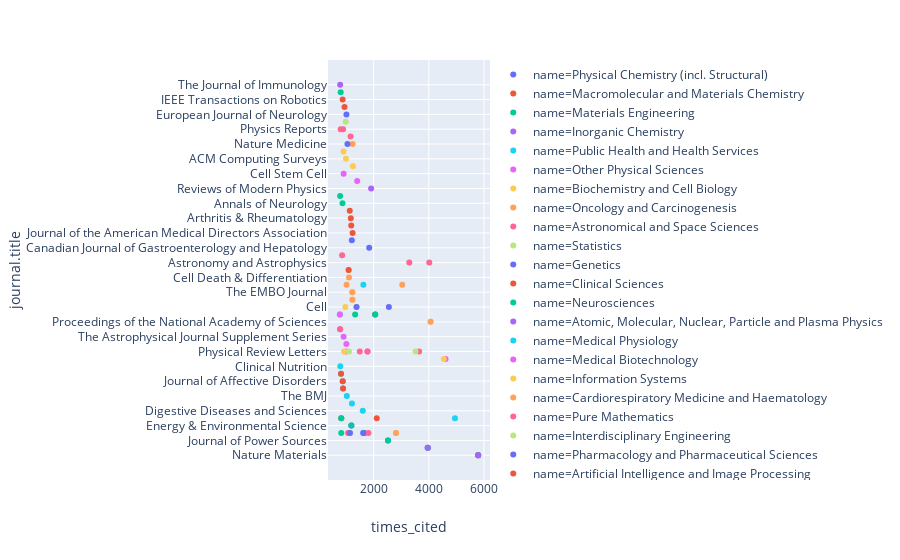

Notebook cell for this chart:
### Markdown cell above
Focusing on the top 100 publications to keep the chart readable...

### Code cell
px.scatter(df.head(100), x="times_cited", y="journal.title", color="name")

### Figure 1 — Plotly figure (JSON) as saved in the notebook; plotly's stock layout.template omitted (floating-point values rounded to 4 significant figures)
{"data": [{"hoverlabel": {"namelength": 0}, "hovertemplate": "name=Physical Chemistry (incl. Structural)<br>times_cited=%{x}<br>journal.title=%{y}", "legendgroup": "name=Physical Chemistry (incl. Structural)", "marker": {"color": "#636efa", "symbol": "circle"}, "mode": "markers", "name": "name=Physical Chemistry (incl. Structural)", "showlegend": true, "type": "scatter", "uid": "d5d73711-6596-4514-93dd-05cb5134de2d", "x": [5790, 3961, 2520, 1648, 1190], "xaxis": "x", "y": ["Nature Materials", "Angewandte Chemie International Edition", "Journal of Power Sources", "Nature", "Energy & Environmental Science"], "yaxis": "y"}, {"hoverlabel": {"namelength": 0}, "hovertemplate": "name=Macromolecular and Materials Chemistry<br>times_cited=%{x}<br>journal.title=%{y}", "legendgroup": "name=Macromolecular and Materials Chemistry", "marker": {"color": "#EF553B", "symbol": "circle"}, "mode": "markers", "name": "name=Macromolecular and Materials Chemistry", "showlegend": true, "type": "scatter", "uid": "810930ec-e88a-4d42-bef6-a3d5d9e2a28a", "x": [5790, 1648], "xaxis": "x", "y": ["Nature Materials", "Nature"], "yaxis": "y"}, {"hoverlabel": {"namelength": 0}, "hovertemplate": "name=Materials Engineering<br>times_cited=%{x}<br>journal.title=%{y}", "legendgroup": "name=Materials Engineering", "marker": {"color": "#00cc96", "symbol": "circle"}, "mode": "markers", "name": "name=Materials Engineering", "showlegend": true, "type": "scatter", "uid": "fa9b5381-bba9-4553-868a-76a7b57d7dfc", "x": [5790, 3961, 2520, 1648, 1190], "xaxis": "x", "y": ["Nature Materials", "Angewandte Chemie International Edition", "Journal of Power Sources", "Nature", "Energy & Environmental Science"], "yaxis": "y"}, {"hoverlabel": {"namelength": 0}, "hovertemplate": "name=Inorganic Chemistry<br>times_cited=%{x}<br>journal.title=%{y}", "legendgroup": "name=Inorganic Chemistry", "marker": {"color": "#ab63fa", "symbol": "circle"}, "mode": "markers", "name": "name=Inorganic Chemistry", "showlegend": true, "type": "scatter", "uid": "a7073c89-728c-4f87-869c-e908bcdb2a1f", "x": [5790, 3961], "xaxis": "x", "y": ["Nature Materials", "Angewandte Chemie International Edition"], "yaxis": "y"}, {"hoverlabel": {"namelength": 0}, "hovertemplate": "name=Public Health and Health Services<br>times_cited=%{x}<br>journal.title=%{y}", "legendgroup": "name=Public Health and Health Services", "marker": {"color": "#19d3f3", "symbol": "circle"}, "mode": "markers", "name": "name=Public Health and Health Services", "showlegend": true, "type": "scatter", "uid": "840db889-d707-4fa0-a699-c3b56a4f0302", "x": [4950, 1605, 1212, 1026, 890, 878, 815, 789], "xaxis": "x", "y": ["The Lancet", "Digestive Diseases and Sciences", "Intensive Care Medicine", "The BMJ", "JAMA", "Journal of Affective Disorders", "The journal of nutrition, health & aging", "Clinical Nutrition"], "yaxis": "y"}, {"hoverlabel": {"namelength": 0}, "hovertemplate": "name=Other Physical Sciences<br>times_cited=%{x}<br>journal.title=%{y}", "legendgroup": "name=Other Physical Sciences", "marker": {"color": "#e763fa", "symbol": "circle"}, "mode": "markers", "name": "name=Other Physical Sciences", "showlegend": true, "type": "scatter", "uid": "6beae40a-bdc6-4174-8252-2cc7e6bc0514", "x": [4608, 1776, 1010, 909, 782], "xaxis": "x", "y": ["Physics Letters B", "Physical Review Letters", "Nuclear Instruments and Methods in Physics Research Section A Accelerators Spectrometers Detectors and Associated Equipment", "The Astrophysical Journal Supplement Series", "Classical and Quantum Gravity"], "yaxis": "y"}, {"hoverlabel": {"namelength": 0}, "hovertemplate": "name=Biochemistry and Cell Biology<br>times_cited=%{x}<br>journal.title=%{y}", "legendgroup": "name=Biochemistry and Cell Biology", "marker": {"color": "#FECB52", "symbol": "circle"}, "mode": "markers", "name": "name=Biochemistry and Cell Biology", "showlegend": true, "type": "scatter", "uid": "04b748ba-af1a-4587-8369-df1d08209112", "x": [4543, 4064, 2808, 2055, 1373, 1230, 1226, 1140, 973], "xaxis": "x", "y": ["Physics Letters B", "Proceedings of the National Academy of Sciences", "Nature", "Science", "Cell", "Biochimica et Biophysica Acta (BBA) - Lipids and Lipid Metabolism", "The EMBO Journal", "Nature", "Cell"], "yaxis": "y"}, {"hoverlabel": {"namelength": 0}, "hovertemplate": "name=Oncology and Carcinogenesis<br>times_cited=%{x}<br>journal.title=%{y}", "legendgroup": "name=Oncology and Carcinogenesis", "marker": {"color": "#FFA15A", "symbol": "circle"}, "mode": "markers", "name": "name=Oncology and Carcinogenesis", "showlegend": true, "type": "scatter", "uid": "8a911842-a457-4604-8593-7c8261a7165e", "x": [4064, 3036, 2808, 1230, 1226, 1106, 1092, 1017], "xaxis": "x", "y": ["Proceedings of the National Academy of Sciences", "The Lancet Oncology", "Nature", "Biochimica et Biophysica Acta (BBA) - Lipids and Lipid Metabolism", "The EMBO Journal", "Cell Death & Differentiation", "New England Journal of Medicine", "The Lancet Oncology"], "yaxis": "y"}, {"hoverlabel": {"namelength": 0}, "hovertemplate": "name=Astronomical and Space Sciences<br>times_cited=%{x}<br>journal.title=%{y}", "legendgroup": "name=Astronomical and Space Sciences", "marker": {"color": "#FF6692", "symbol": "circle"}, "mode": "markers", "name": "name=Astronomical and Space Sciences", "showlegend": true, "type": "scatter", "uid": "43fe63af-1d39-4887-bec7-98fea445ea8e", "x": [4017, 3650, 3292, 1808, 1776, 1496, 1070, 1000, 855, 782], "xaxis": "x", "y": ["Astronomy and Astrophysics", "Physical Review Letters", "Astronomy and Astrophysics", "Nature", "Physical Review Letters", "Physical Review Letters", "Nature", "Physical Review Letters", "Monthly Notices of the Royal Astronomical Society", "Classical and Quantum Gravity"], "yaxis": "y"}, {"hoverlabel": {"namelength": 0}, "hovertemplate": "name=Statistics<br>times_cited=%{x}<br>journal.title=%{y}", "legendgroup": "name=Statistics", "marker": {"color": "#B6E880", "symbol": "circle"}, "mode": "markers", "name": "name=Statistics", "showlegend": true, "type": "scatter", "uid": "b5d2fdc0-f2b8-4829-8f94-6aa4d9c9ac2e", "x": [3517], "xaxis": "x", "y": ["Physical Review Letters"], "yaxis": "y"}, {"hoverlabel": {"namelength": 0}, "hovertemplate": "name=Genetics<br>times_cited=%{x}<br>journal.title=%{y}", "legendgroup": "name=Genetics", "marker": {"color": "#636efa", "symbol": "circle"}, "mode": "markers", "name": "name=Genetics", "showlegend": true, "type": "scatter", "uid": "545ba10b-0fcf-46f3-b0ea-dacc072e6b6b", "x": [2552, 2055, 1838, 1617, 1379, 1208, 1140], "xaxis": "x", "y": ["Cell", "Science", "Canadian Journal of Gastroenterology and Hepatology", "Nature", "Cell", "Nature Reviews Genetics", "Nature"], "yaxis": "y"}, {"hoverlabel": {"namelength": 0}, "hovertemplate": "name=Clinical Sciences<br>times_cited=%{x}<br>journal.title=%{y}", "legendgroup": "name=Clinical Sciences", "marker": {"color": "#EF553B", "symbol": "circle"}, "mode": "markers", "name": "name=Clinical Sciences", "showlegend": true, "type": "scatter", "uid": "fbe90b21-aed4-4438-9cfa-83af9ed650c9", "x": [2112, 1235, 1186, 1170, 1132, 1092, 890, 878, 825, 815], "xaxis": "x", "y": ["The Lancet", "Journal of the American Medical Directors Association", "Blood", "Arthritis & Rheumatology", "Annals of the Rheumatic Diseases", "New England Journal of Medicine", "JAMA", "Journal of Affective Disorders", "The Lancet", "The journal of nutrition, health & aging"], "yaxis": "y"}, {"hoverlabel": {"namelength": 0}, "hovertemplate": "name=Neurosciences<br>times_cited=%{x}<br>journal.title=%{y}", "legendgroup": "name=Neurosciences", "marker": {"color": "#00cc96", "symbol": "circle"}, "mode": "markers", "name": "name=Neurosciences", "showlegend": true, "type": "scatter", "uid": "7c5e4c5d-0dd7-45c8-bb68-70a8585c500d", "x": [2055, 1327, 868, 825, 824, 784], "xaxis": "x", "y": ["Science", "Science", "Annals of Neurology", "The Lancet", "Nature", "Nature Genetics"], "yaxis": "y"}, {"hoverlabel": {"namelength": 0}, "hovertemplate": "name=Atomic, Molecular, Nuclear, Particle and Plasma Physics<br>times_cited=%{x}<br>journal.title=%{y}", "legendgroup": "name=Atomic, Molecular, Nuclear, Particle and Plasma Physics", "marker": {"color": "#ab63fa", "symbol": "circle"}, "mode": "markers", "name": "name=Atomic, Molecular, Nuclear, Particle and Plasma Physics", "showlegend": true, "type": "scatter", "uid": "88ce31fe-8c82-4e34-a496-63408e783a98", "x": [1908], "xaxis": "x", "y": ["Reviews of Modern Physics"], "yaxis": "y"}, {"hoverlabel": {"namelength": 0}, "hovertemplate": "name=Medical Physiology<br>times_cited=%{x}<br>journal.title=%{y}", "legendgroup": "name=Medical Physiology", "marker": {"color": "#19d3f3", "symbol": "circle"}, "mode": "markers", "name": "name=Medical Physiology", "showlegend": true, "type": "scatter", "uid": "4d80f440-253c-417e-ad7e-85705fb5de29", "x": [1626], "xaxis": "x", "y": ["The Lancet Oncology"], "yaxis": "y"}, {"hoverlabel": {"namelength": 0}, "hovertemplate": "name=Medical Biotechnology<br>times_cited=%{x}<br>journal.title=%{y}", "legendgroup": "name=Medical Biotechnology", "marker": {"color": "#e763fa", "symbol": "circle"}, "mode": "markers", "name": "name=Medical Biotechnology", "showlegend": true, "type": "scatter", "uid": "8d07d0f3-2380-499b-8ed2-bf452e4e365b", "x": [1402, 911], "xaxis": "x", "y": ["Stem Cells", "Cell Stem Cell"], "yaxis": "y"}, {"hoverlabel": {"namelength": 0}, "hovertemplate": "name=Information Systems<br>times_cited=%{x}<br>journal.title=%{y}", "legendgroup": "name=Information Systems", "marker": {"color": "#FECB52", "symbol": "circle"}, "mode": "markers", "name": "name=Information Systems", "showlegend": true, "type": "scatter", "uid": "e7d69987-405a-4a97-9892-58f778311831", "x": [1248, 995, 927, 906], "xaxis": "x", "y": ["nan", "ACM Computing Surveys", "Physical Review Letters", "Clinical Biomechanics"], "yaxis": "y"}, {"hoverlabel": {"namelength": 0}, "hovertemplate": "name=Cardiorespiratory Medicine and Haematology<br>times_cited=%{x}<br>journal.title=%{y}", "legendgroup": "name=Cardiorespiratory Medicine and Haematology", "marker": {"color": "#FFA15A", "symbol": "circle"}, "mode": "markers", "name": "name=Cardiorespiratory Medicine and Haematology", "showlegend": true, "type": "scatter", "uid": "d3bd1d3d-eda2-4ce8-9bd0-7d4b0df3a67f", "x": [1235], "xaxis": "x", "y": ["Nature Medicine"], "yaxis": "y"}, {"hoverlabel": {"namelength": 0}, "hovertemplate": "name=Pure Mathematics<br>times_cited=%{x}<br>journal.title=%{y}", "legendgroup": "name=Pure Mathematics", "marker": {"color": "#FF6692", "symbol": "circle"}, "mode": "markers", "name": "name=Pure Mathematics", "showlegend": true, "type": "scatter", "uid": "b9d188b5-1452-4587-80a8-cb9875e18a64", "x": [1162, 892, 803], "xaxis": "x", "y": ["IEEE Transactions on Automatic Control", "Physics Reports", "Physics Reports"], "yaxis": "y"}, {"hoverlabel": {"namelength": 0}, "hovertemplate": "name=Interdisciplinary Engineering<br>times_cited=%{x}<br>journal.title=%{y}", "legendgroup": "name=Interdisciplinary Engineering", "marker": {"color": "#B6E880", "symbol": "circle"}, "mode": "markers", "name": "name=Interdisciplinary Engineering", "showlegend": true, "type": "scatter", "uid": "4de7c404-f8d2-4073-b47c-34d6d016dfca", "x": [1107, 985], "xaxis": "x", "y": ["Physical Review Letters", "Journal of Computational Physics"], "yaxis": "y"}, {"hoverlabel": {"namelength": 0}, "hovertemplate": "name=Pharmacology and Pharmaceutical Sciences<br>times_cited=%{x}<br>journal.title=%{y}", "legendgroup": "name=Pharmacology and Pharmaceutical Sciences", "marker": {"color": "#636efa", "symbol": "circle"}, "mode": "markers", "name": "name=Pharmacology and Pharmaceutical Sciences", "showlegend": true, "type": "scatter", "uid": "ed54c856-ca82-495f-a0ad-951e0309cfa3", "x": [1048, 1011], "xaxis": "x", "y": ["Nature Medicine", "European Journal of Neurology"], "yaxis": "y"}, {"hoverlabel": {"namelength": 0}, "hovertemplate": "name=Artificial Intelligence and Image Processing<br>times_cited=%{x}<br>journal.title=%{y}", "legendgroup": "name=Artificial Intelligence and Image Processing", "marker": {"color": "#EF553B", "symbol": "circle"}, "mode": "markers", "name": "name=Artificial Intelligence and Image Processing", "showlegend": true, "type": "scatter", "uid": "d000b89e-b0d7-4ef4-ae09-7d4be7a77bbd", "x": [941, 873], "xaxis": "x", "y": ["PLoS Biology", "IEEE Transactions on Robotics"], "yaxis": "y"}, {"hoverlabel": {"namelength": 0}, "hovertemplate": "name=Psychology<br>times_cited=%{x}<br>journal.title=%{y}", "legendgroup": "name=Psychology", "marker": {"color": "#00cc96", "symbol": "circle"}, "mode": "markers", "name": "name=Psychology", "showlegend": true, "type": "scatter", "uid": "08dc33c5-84cd-4cff-b215-093239ccff8d", "x": [803], "xaxis": "x", "y": ["Journal of Personality and Social Psychology"], "yaxis": "y"}, {"hoverlabel": {"namelength": 0}, "hovertemplate": "name=Immunology<br>times_cited=%{x}<br>journal.title=%{y}", "legendgroup": "name=Immunology", "marker": {"color": "#ab63fa", "symbol": "circle"}, "mode": "markers", "name": "name=Immunology", "showlegend": true, "type": "scatter", "uid": "152b8504-9120-4dae-8b4e-99a02c65decc", "x": [785], "xaxis": "x", "y": ["The Journal of Immunology"], "yaxis": "y"}, {"hoverlabel": {"namelength": 0}, "hovertemplate": "name=Environmental Science and Management<br>times_cited=%{x}<br>journal.title=%{y}", "legendgroup": "name=Environmental Science and Management", "marker": {"color": "#19d3f3", "symbol": "circle"}, "mode": "markers", "name": "name=Environmental Science and Management", "showlegend": true, "type": "scatter", "uid": "b3465348-3a7e-48d6-bd88-7543e186f3d5", "x": [773], "xaxis": "x", "y": ["Science"], "yaxis": "y"}, {"hoverlabel": {"namelength": 0}, "hovertemplate": "name=Ecology<br>times_cited=%{x}<br>journal.title=%{y}", "legendgroup": "name=Ecology", "marker": {"color": "#e763fa", "symbol": "circle"}, "mode": "markers", "name": "name=Ecology", "showlegend": true, "type": "scatter", "uid": "149993c2-b2f8-4f4f-9422-face3c4c946f", "x": [773], "xaxis": "x", "y": ["Science"], "yaxis": "y"}], "layout": {"autosize": true, "grid": {"xaxes": ["x"], "xgap": 0.1, "xside": "bottom", "yaxes": ["y"], "ygap": 0.1, "yside": "left"}, "legend": {"tracegroupgap": 0}, "margin": {"t": 60}, "xaxis": {"autorange": true, "range": [429.2, 6134.0], "title": {"text": "times_cited"}, "type": "linear"}, "yaxis": {"autorange": true, "range": [-3.29, 53.29], "title": {"text": "journal.title"}, "type": "category"}}}
